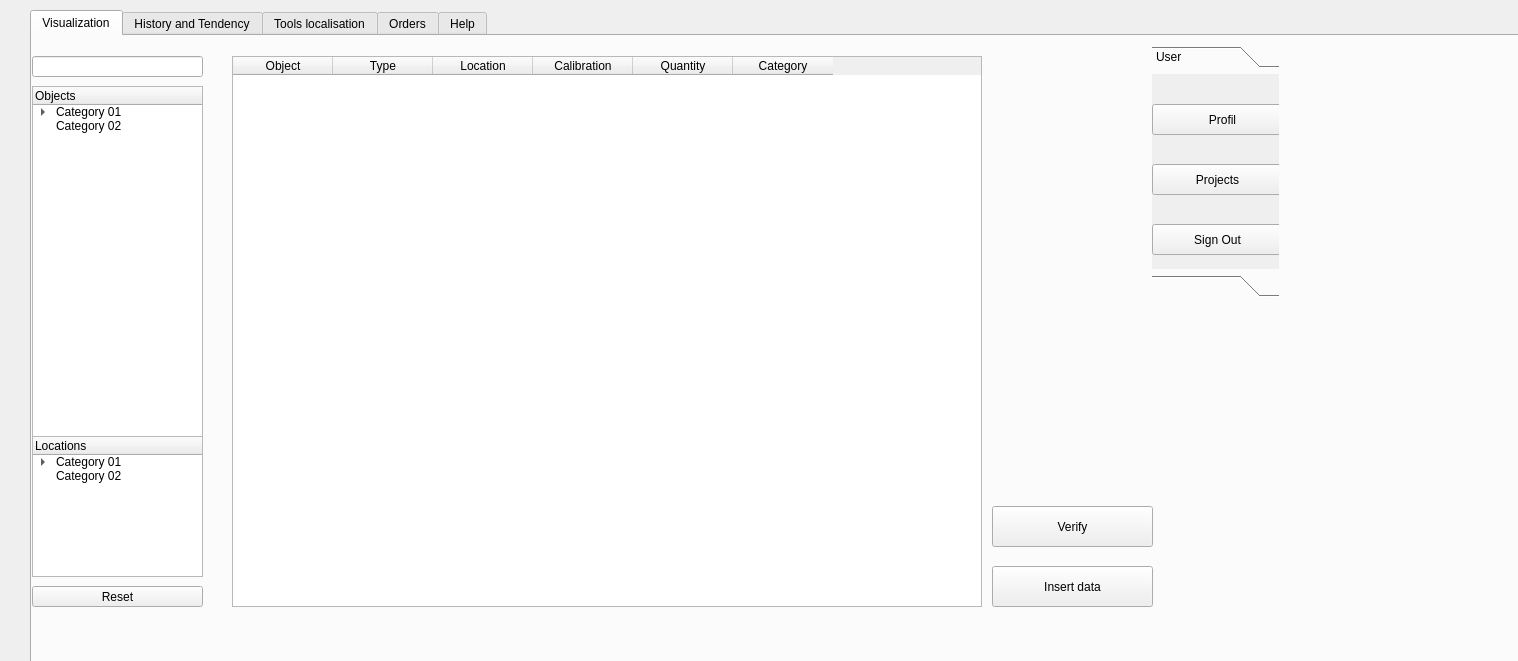
<?xml version="1.0" encoding="UTF-8"?>
<ui version="4.0">
 <class>Form</class>
 <widget class="QWidget" name="Form">
  <property name="geometry">
   <rect>
    <x>0</x>
    <y>0</y>
    <width>1518</width>
    <height>661</height>
   </rect>
  </property>
  <property name="windowTitle">
   <string>Form</string>
  </property>
  <property name="layoutDirection">
   <enum>Qt::LeftToRight</enum>
  </property>
  <widget class="QTabWidget" name="tabWidget">
   <property name="enabled">
    <bool>true</bool>
   </property>
   <property name="geometry">
    <rect>
     <x>30</x>
     <y>10</y>
     <width>1551</width>
     <height>661</height>
    </rect>
   </property>
   <property name="toolTip">
    <string>&lt;html&gt;&lt;head/&gt;&lt;body&gt;&lt;p&gt;&lt;br/&gt;&lt;/p&gt;&lt;/body&gt;&lt;/html&gt;</string>
   </property>
   <property name="whatsThis">
    <string>&lt;html&gt;&lt;head/&gt;&lt;body&gt;&lt;p&gt;&lt;br/&gt;&lt;/p&gt;&lt;/body&gt;&lt;/html&gt;</string>
   </property>
   <property name="currentIndex">
    <number>0</number>
   </property>
   <widget class="QWidget" name="Tab1">
    <attribute name="title">
     <string>Visualization</string>
    </attribute>
    <widget class="QTreeWidget" name="treeWidget">
     <property name="geometry">
      <rect>
       <x>0</x>
       <y>50</y>
       <width>171</width>
       <height>351</height>
      </rect>
     </property>
     <property name="cursor" stdset="0">
      <cursorShape>PointingHandCursor</cursorShape>
     </property>
     <property name="layoutDirection">
      <enum>Qt::LeftToRight</enum>
     </property>
     <property name="autoFillBackground">
      <bool>false</bool>
     </property>
     <property name="horizontalScrollMode">
      <enum>QAbstractItemView::ScrollPerPixel</enum>
     </property>
     <column>
      <property name="text">
       <string>Objects</string>
      </property>
     </column>
     <item>
      <property name="text">
       <string>Category 01</string>
      </property>
      <item>
       <property name="text">
        <string>Type 01</string>
       </property>
       <item>
        <property name="text">
         <string>Object 01</string>
        </property>
       </item>
       <item>
        <property name="text">
         <string>Object 02</string>
        </property>
       </item>
      </item>
      <item>
       <property name="text">
        <string>Type 02</string>
       </property>
       <property name="icon">
        <iconset theme="printer">
         <normaloff>.</normaloff>.</iconset>
       </property>
       <property name="flags">
        <set>ItemIsSelectable|ItemIsEditable|ItemIsDragEnabled|ItemIsDropEnabled|ItemIsUserCheckable|ItemIsEnabled</set>
       </property>
       <item>
        <property name="text">
         <string>Object 03</string>
        </property>
       </item>
       <item>
        <property name="text">
         <string>Object 04</string>
        </property>
       </item>
      </item>
     </item>
     <item>
      <property name="text">
       <string>Category 02</string>
      </property>
     </item>
    </widget>
    <widget class="QTableWidget" name="tableWidget">
     <property name="geometry">
      <rect>
       <x>200</x>
       <y>20</y>
       <width>750</width>
       <height>551</height>
      </rect>
     </property>
     <property name="sizeIncrement">
      <size>
       <width>0</width>
       <height>0</height>
      </size>
     </property>
     <property name="cursor" stdset="0">
      <cursorShape>PointingHandCursor</cursorShape>
     </property>
     <property name="styleSheet">
      <string notr="true">QTableWidget{
setColumnCount(4)
setColumnWidth(0, 200)
setColumnWidth(1, 200)
setColumnWidth(2, 200)
setColumnWidth(3, 200)
}</string>
     </property>
     <column>
      <property name="text">
       <string>Object</string>
      </property>
     </column>
     <column>
      <property name="text">
       <string>Type</string>
      </property>
     </column>
     <column>
      <property name="text">
       <string>Location</string>
      </property>
     </column>
     <column>
      <property name="text">
       <string>Calibration</string>
      </property>
     </column>
     <column>
      <property name="text">
       <string>Quantity</string>
      </property>
     </column>
     <column>
      <property name="text">
       <string>Category</string>
      </property>
     </column>
    </widget>
    <widget class="QPushButton" name="insertDataButton">
     <property name="geometry">
      <rect>
       <x>960</x>
       <y>530</y>
       <width>161</width>
       <height>41</height>
      </rect>
     </property>
     <property name="cursor">
      <cursorShape>PointingHandCursor</cursorShape>
     </property>
     <property name="text">
      <string>Insert data</string>
     </property>
    </widget>
    <widget class="QPushButton" name="pushButton_7">
     <property name="geometry">
      <rect>
       <x>960</x>
       <y>470</y>
       <width>161</width>
       <height>41</height>
      </rect>
     </property>
     <property name="text">
      <string>Verify</string>
     </property>
    </widget>
    <widget class="QToolBox" name="toolBox">
     <property name="geometry">
      <rect>
       <x>1120</x>
       <y>10</y>
       <width>127</width>
       <height>251</height>
      </rect>
     </property>
     <property name="currentIndex">
      <number>0</number>
     </property>
     <widget class="QWidget" name="page">
      <property name="geometry">
       <rect>
        <x>0</x>
        <y>0</y>
        <width>127</width>
        <height>183</height>
       </rect>
      </property>
      <attribute name="icon">
       <iconset>
        <normaloff>../../../../../Downloads/abstract-user-flat-1.png</normaloff>../../../../../Downloads/abstract-user-flat-1.png</iconset>
      </attribute>
      <attribute name="label">
       <string>User</string>
      </attribute>
      <widget class="QPushButton" name="profileButton">
       <property name="geometry">
        <rect>
         <x>0</x>
         <y>30</y>
         <width>141</width>
         <height>31</height>
        </rect>
       </property>
       <property name="cursor">
        <cursorShape>PointingHandCursor</cursorShape>
       </property>
       <property name="text">
        <string>Profil</string>
       </property>
      </widget>
      <widget class="QPushButton" name="projectButton">
       <property name="geometry">
        <rect>
         <x>0</x>
         <y>90</y>
         <width>131</width>
         <height>31</height>
        </rect>
       </property>
       <property name="cursor">
        <cursorShape>PointingHandCursor</cursorShape>
       </property>
       <property name="text">
        <string>Projects</string>
       </property>
      </widget>
      <widget class="QPushButton" name="signoutButton">
       <property name="geometry">
        <rect>
         <x>0</x>
         <y>150</y>
         <width>131</width>
         <height>31</height>
        </rect>
       </property>
       <property name="text">
        <string>Sign Out</string>
       </property>
      </widget>
     </widget>
     <widget class="QWidget" name="page_2">
      <property name="geometry">
       <rect>
        <x>0</x>
        <y>0</y>
        <width>127</width>
        <height>183</height>
       </rect>
      </property>
      <attribute name="icon">
       <iconset>
        <normaloff>../../../../../Downloads/chevron-up.svg</normaloff>../../../../../Downloads/chevron-up.svg</iconset>
      </attribute>
      <attribute name="label">
       <string/>
      </attribute>
      <widget class="QFrame" name="frame">
       <property name="geometry">
        <rect>
         <x>0</x>
         <y>0</y>
         <width>120</width>
         <height>351</height>
        </rect>
       </property>
       <property name="contextMenuPolicy">
        <enum>Qt::NoContextMenu</enum>
       </property>
       <property name="frameShape">
        <enum>QFrame::StyledPanel</enum>
       </property>
       <property name="frameShadow">
        <enum>QFrame::Raised</enum>
       </property>
      </widget>
     </widget>
    </widget>
    <widget class="QPushButton" name="reset_btn">
     <property name="geometry">
      <rect>
       <x>0</x>
       <y>550</y>
       <width>171</width>
       <height>21</height>
      </rect>
     </property>
     <property name="cursor">
      <cursorShape>PointingHandCursor</cursorShape>
     </property>
     <property name="text">
      <string>Reset</string>
     </property>
    </widget>
    <widget class="QTreeWidget" name="treeWidget_2">
     <property name="geometry">
      <rect>
       <x>0</x>
       <y>400</y>
       <width>171</width>
       <height>141</height>
      </rect>
     </property>
     <property name="cursor" stdset="0">
      <cursorShape>PointingHandCursor</cursorShape>
     </property>
     <column>
      <property name="text">
       <string>Locations</string>
      </property>
     </column>
     <item>
      <property name="text">
       <string>Category 01</string>
      </property>
      <item>
       <property name="text">
        <string>Type 01</string>
       </property>
       <item>
        <property name="text">
         <string>Object 01</string>
        </property>
       </item>
       <item>
        <property name="text">
         <string>Object 02</string>
        </property>
       </item>
      </item>
      <item>
       <property name="text">
        <string>Type 02</string>
       </property>
       <item>
        <property name="text">
         <string>Object 03</string>
        </property>
       </item>
       <item>
        <property name="text">
         <string>Object 04</string>
        </property>
       </item>
      </item>
     </item>
     <item>
      <property name="text">
       <string>Category 02</string>
      </property>
     </item>
    </widget>
    <widget class="QLineEdit" name="search">
     <property name="geometry">
      <rect>
       <x>0</x>
       <y>20</y>
       <width>171</width>
       <height>21</height>
      </rect>
     </property>
     <property name="text">
      <string/>
     </property>
    </widget>
   </widget>
   <widget class="QWidget" name="tab_3">
    <attribute name="title">
     <string>History and Tendency</string>
    </attribute>
    <widget class="QTableWidget" name="tableWidget_2">
     <property name="geometry">
      <rect>
       <x>140</x>
       <y>60</y>
       <width>1350</width>
       <height>561</height>
      </rect>
     </property>
     <property name="sizeIncrement">
      <size>
       <width>0</width>
       <height>0</height>
      </size>
     </property>
     <property name="styleSheet">
      <string notr="true">QTableWidget{
setColumnCount(4)
setColumnWidth(0, 200)
setColumnWidth(1, 200)
setColumnWidth(2, 200)
setColumnWidth(3, 200)
}</string>
     </property>
     <column>
      <property name="text">
       <string>Object</string>
      </property>
     </column>
     <column>
      <property name="text">
       <string>Type</string>
      </property>
     </column>
     <column>
      <property name="text">
       <string>Location</string>
      </property>
     </column>
     <column>
      <property name="text">
       <string>Calibration</string>
      </property>
     </column>
     <column>
      <property name="text">
       <string>Action</string>
      </property>
     </column>
     <column>
      <property name="text">
       <string>Quantity</string>
      </property>
     </column>
     <column>
      <property name="text">
       <string>Name</string>
      </property>
     </column>
     <column>
      <property name="text">
       <string>Operation_date</string>
      </property>
     </column>
     <column>
      <property name="text">
       <string>Project</string>
      </property>
     </column>
    </widget>
    <widget class="QPushButton" name="btn_plot_act">
     <property name="geometry">
      <rect>
       <x>10</x>
       <y>60</y>
       <width>121</width>
       <height>81</height>
      </rect>
     </property>
     <property name="cursor">
      <cursorShape>PointingHandCursor</cursorShape>
     </property>
     <property name="text">
      <string>Tendency</string>
     </property>
    </widget>
    <widget class="QComboBox" name="Why_Box">
     <property name="geometry">
      <rect>
       <x>560</x>
       <y>0</y>
       <width>121</width>
       <height>31</height>
      </rect>
     </property>
     <property name="currentText">
      <string/>
     </property>
    </widget>
    <widget class="QComboBox" name="Who_Box">
     <property name="geometry">
      <rect>
       <x>850</x>
       <y>0</y>
       <width>171</width>
       <height>31</height>
      </rect>
     </property>
    </widget>
    <widget class="QComboBox" name="What_Box">
     <property name="geometry">
      <rect>
       <x>700</x>
       <y>0</y>
       <width>121</width>
       <height>31</height>
      </rect>
     </property>
     <property name="currentText">
      <string/>
     </property>
    </widget>
    <widget class="QComboBox" name="date_Box">
     <property name="geometry">
      <rect>
       <x>1030</x>
       <y>0</y>
       <width>151</width>
       <height>31</height>
      </rect>
     </property>
    </widget>
    <widget class="QComboBox" name="action_box">
     <property name="geometry">
      <rect>
       <x>1190</x>
       <y>0</y>
       <width>101</width>
       <height>31</height>
      </rect>
     </property>
    </widget>
    <widget class="QPushButton" name="export_csv_btn">
     <property name="geometry">
      <rect>
       <x>10</x>
       <y>160</y>
       <width>121</width>
       <height>81</height>
      </rect>
     </property>
     <property name="cursor">
      <cursorShape>PointingHandCursor</cursorShape>
     </property>
     <property name="text">
      <string>Export_csv</string>
     </property>
    </widget>
   </widget>
   <widget class="QWidget" name="tab_4">
    <attribute name="title">
     <string>Tools localisation</string>
    </attribute>
   </widget>
   <widget class="QWidget" name="tab_2">
    <attribute name="title">
     <string>Orders</string>
    </attribute>
   </widget>
   <widget class="QWidget" name="tab">
    <attribute name="title">
     <string>Help</string>
    </attribute>
   </widget>
  </widget>
 </widget>
 <resources/>
 <connections/>
</ui>
